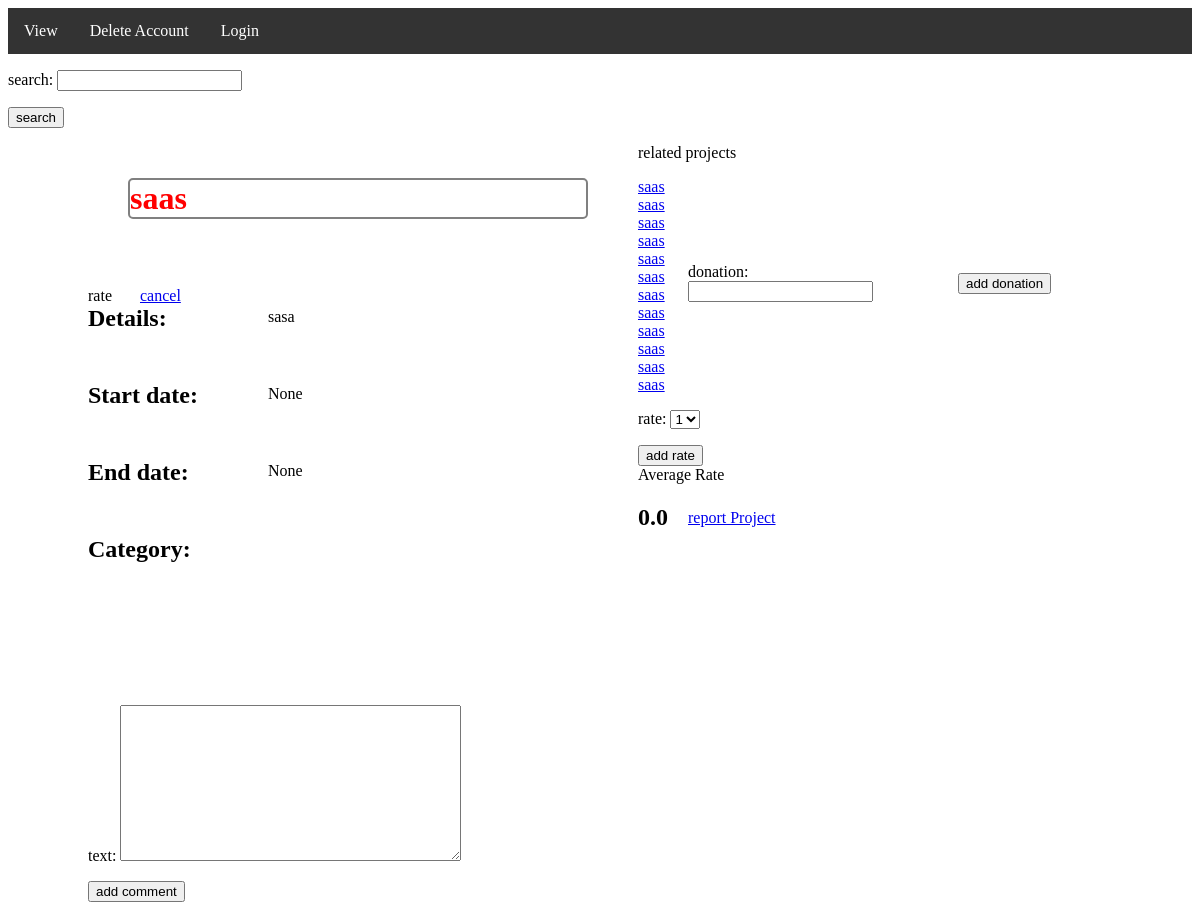
/projects/2, run on an earlier commit of the app's database.
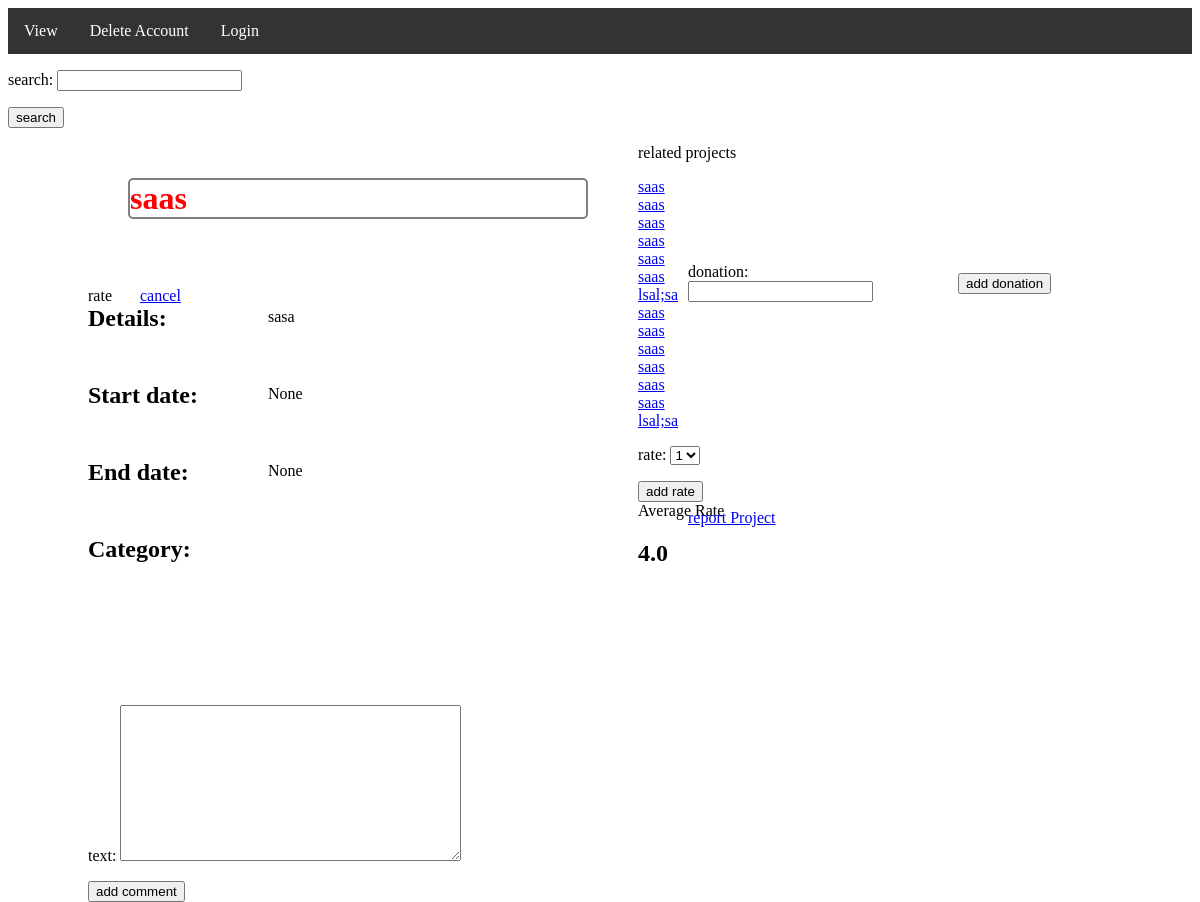
And on a later commit of the database.
### project/models.py (models this page shows)
class Project(models.Model):
    title = models.CharField(max_length=100)
    details = models.CharField(max_length=1000)
    total_target = models.BigIntegerField(null=True)
    featured = models.BooleanField(default=False)
    start_date = models.DateField(null=True)
    end_date = models.DateField(null=True)
    user = models.ForeignKey(User, on_delete=models.CASCADE)
    category = models.ForeignKey(Category, on_delete=models.CASCADE,null=True)

### project/views.py (the view)
# urls.py: path('<int:id>', views.showOne, name='show_project'),
def showOne(request,id):
    project = Project.objects.get(id=id)
    related=[]
    try:
        tag = Tag.objects.filter(project_id=project)
        for t in tag:
            tags = Tag.objects.filter(tag=t.tag)
            for pro in tags:
                if pro.project.id==id:
                    continue
                else:
                    related.append(pro.project)
    except Tag.DoesNotExist:
        pass
    try:
        comments = Comment.objects.filter(project_id=id)
    except Comment.DoesNotExist:
        comments = None
    comment = Form_comment()
    donation = Form_donation()
    report_pro = Form_reportProject()
    report_com = Form_reportComment()
    rate = RateForm()
    return render(request, 'project/showOne.html', {
        "project": project,
        "form1": comment,
        "form2": donation,
        "form3":report_pro,
        "form4": report_com,
        "form5":rate,
        "comments": comments,
        "formsarch": form_search,
        "related":related,
        "avg_rate": avg_rate(project.id)})

### project/forms.py
class Form_comment(forms.Form):
    text = forms.CharField(widget=forms.Textarea, label='text', max_length=1000)

class Form_donation(forms.Form):
    donation = forms.IntegerField(label='donation')

### project/views.py (called while the page is built)
def avg_rate(id):
    mkm = 1
    total_rate = 0
    rates = Rate.objects.all().filter(project=id)
    for rate in rates:
        total_rate = (total_rate + rate.rate)
    if len(rates) == 0:
        total_rate = total_rate / mkm
    else:
        total_rate = total_rate / len(rates)
    return total_rate

### project/templates/project/showOne.html (shortened to what this page needs)
{% extends 'project/nav.html' %}
{% block showOne %}
<div class="container">
    <div class="header">
        <H1 style="display:inline">{{ project.title }}</H1> &nbsp; &nbsp;
    </div>
    <br>
    <p style="display:inline">rate</p> &nbsp; &nbsp; &nbsp;
    <a href="{% url 'cancel_pro' project.id %}">cancel</a>
    <br>
    <h2 for="details" style="display:inline">Details: </h2>
    <div class="details">
        <p>{{ project.details}}</p>
    </div>
    <h2 for="start" style="display:inline">Start date:</h2>
    <div class="start">
        <p>{{ project.start_date}}</p>
    </div>
    <h2 for="end" style="display:inline">End date:</h2>
    <div class="end">
        <p>{{ project.end_date}}</p>
    </div>
    <h2 for="category" style="display:inline">Category:</h2>
    <div class="reportProject">
        <a href="#" onclick="addReportPro()">report Project</a>
    </div>
    <div class="donateForm">
        <form action="{% url 'add_donation' project.id %}" method="POST"> {% csrf_token %}
            {{ form2.as_p }}
            <div class="add_don">
                <input type="submit" value="add donation">
            </div>
        </form>
    </div>
    <form method="POST" action="{% url 'add_com' project.id %}" > {% csrf_token %}
        {{ form1.as_p }}
        <input type="submit" value="add comment">
    </form>
</div>
<p>related projects </p>
{% for r in related %}
<a href="{% url 'show_project' r.id %}">{{ r.title }}</a> <br>
{% endfor %}
 <form action="{% url 'add_rate' project.id %}" method="POST"> {% csrf_token %}
            {{ form5.as_p }}
     <input type="submit" name="addrate" value="add rate">
 </form>
 <h> Average Rate </h>
 <h2> {{ avg_rate }}</h2>
{% endblock %}

What changed in the data, as far as the page shows it:
added Project: title "lsal;sa"
Also different on the page:
{{ avg_rate }}: "0.0" → "4.0"
